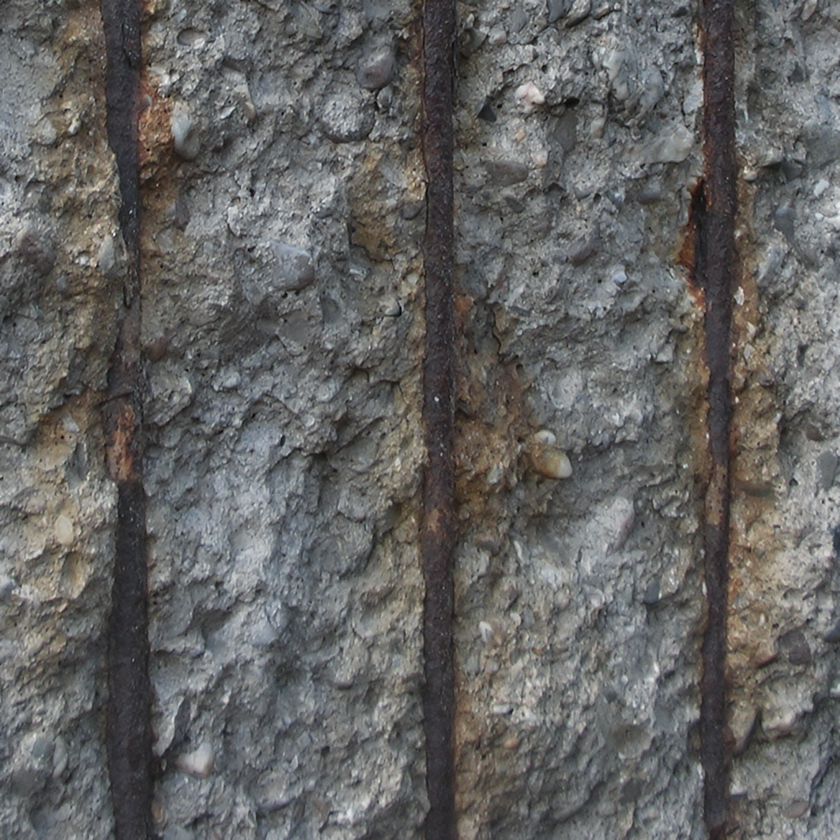
#> input picture dataset/images/009.png, 840 x 840 px, shrunk from 1024 x 1024 before the run; its folder holds only this picture in this run
$ python rust_hsv_glcm.py   (older library calls are emulated)
#> lines starting #> are read from the running program, lines starting #| are printed output that depends on the picture; after the words box and inside, x2 and y2 are one past the last pixel; in counts of white or black regions, pixels touching at a corner belong together
import os
import cv2
import numpy as np
from skimage.feature import graycomatrix, graycoprops
from skimage.filters import apply_hysteresis_threshold
from skimage import img_as_ubyte
import matplotlib.pyplot as plt
from pathlib import Path
from dataclasses import dataclass
from typing import Tuple, Dict, Optional, List


@dataclass
class RustConfig:
    clahe_clip_limit: float = 2.0
    clahe_tile_size: Tuple[int, int] = (8, 8)
    median_kernel_size: int = 5
    saturation_threshold: int = 25
    morph_kernel_size: int = 7
    tophat_kernel_size: int = 15
    hysteresis_high_k: float = 2.0
    hysteresis_low_k: float = 0.5
    min_rust_area: int = 50


class RustDetector:
    def __init__(self, cfg: RustConfig = RustConfig()):
        self.cfg = cfg
        self.clahe = cv2.createCLAHE(
            clipLimit=cfg.clahe_clip_limit,
            tileGridSize=cfg.clahe_tile_size
        )
        self.morph_kernel = cv2.getStructuringElement(
            cv2.MORPH_ELLIPSE,
            (cfg.morph_kernel_size, cfg.morph_kernel_size)
        )
        self.tophat_kernel = cv2.getStructuringElement(
            cv2.MORPH_ELLIPSE,
            (cfg.tophat_kernel_size, cfg.tophat_kernel_size)
        )

    def preprocess(self, image_bgr: np.ndarray) -> Tuple[np.ndarray, np.ndarray]:
        lab = cv2.cvtColor(image_bgr, cv2.COLOR_BGR2LAB)
        b = lab[:, :, 2]
        tophat = cv2.morphologyEx(b, cv2.MORPH_TOPHAT, self.tophat_kernel)
        b_enh = self.clahe.apply(tophat)
        b_enh = cv2.medianBlur(b_enh, self.cfg.median_kernel_size)
        gray = cv2.cvtColor(image_bgr, cv2.COLOR_BGR2GRAY)
        return b_enh, gray

    def segment_rust(self, image_bgr: np.ndarray, b_channel: np.ndarray) -> np.ndarray:
        mean_val = float(np.mean(b_channel))
        std_val = float(np.std(b_channel))
        high_t = mean_val + (self.cfg.hysteresis_high_k * std_val)
        low_t = mean_val + (self.cfg.hysteresis_low_k * std_val)

        mask_color = apply_hysteresis_threshold(b_channel, low_t, high_t)
        mask_color = (mask_color.astype(np.uint8) * 255)

        hsv = cv2.cvtColor(image_bgr, cv2.COLOR_BGR2HSV)
        s = hsv[:, :, 1]
        mask_sat = (s > self.cfg.saturation_threshold).astype(np.uint8) * 255

        combined = cv2.bitwise_and(mask_color, mask_sat)

        closed = cv2.morphologyEx(combined, cv2.MORPH_CLOSE, self.morph_kernel, iterations=3)
        opened = cv2.morphologyEx(closed, cv2.MORPH_OPEN, self.morph_kernel, iterations=1)

        num_labels, labels, stats, _ = cv2.connectedComponentsWithStats(opened, connectivity=8)
        filtered = np.zeros_like(opened)

        for label_id in range(1, num_labels):
            area = stats[label_id, cv2.CC_STAT_AREA]
            if area >= self.cfg.min_rust_area:
                filtered[labels == label_id] = 255

        return filtered

    def compute_texture_features(self, gray: np.ndarray, mask: np.ndarray) -> Dict[str, float]:
        if np.sum(mask > 0) == 0:
            return {
                "contrast": 0.0,
                "dissimilarity": 0.0,
                "homogeneity": 1.0,
                "energy": 0.0,
                "correlation": 0.0
            }

        masked = cv2.bitwise_and(gray, mask)
        masked_u8 = img_as_ubyte(masked)

        distances = [1]
        angles = [0, np.pi / 4, np.pi / 2, 3 * np.pi / 4]

        glcm = graycomatrix(
            masked_u8,
            distances=distances,
            angles=angles,
            levels=256,
            symmetric=True,
            normed=True
        )

        return {
            "contrast": float(np.mean(graycoprops(glcm, "contrast"))),
            "dissimilarity": float(np.mean(graycoprops(glcm, "dissimilarity"))),
            "homogeneity": float(np.mean(graycoprops(glcm, "homogeneity"))),
            "energy": float(np.mean(graycoprops(glcm, "energy"))),
            "correlation": float(np.mean(graycoprops(glcm, "correlation"))),
        }

    def compute_degradation_score(self, texture: Dict[str, float], rust_ratio: float) -> float:
        contrast_norm = min(texture["contrast"] / 1000.0, 1.0)
        rust_norm = min(rust_ratio / 100.0, 1.0)
        hom_inv = max(0.0, 1.0 - float(texture["homogeneity"]))

        score = (0.40 * contrast_norm) + (0.40 * rust_norm) + (0.20 * hom_inv)
        return float(np.clip(score * 100.0, 0.0, 100.0))

    def evaluate(self, pred_mask: np.ndarray, gt_mask: np.ndarray) -> Dict[str, float]:
        pred = (pred_mask > 127).astype(np.uint8)
        gt = (gt_mask > 127).astype(np.uint8)

        inter = int(np.logical_and(pred, gt).sum())
        union = int(np.logical_or(pred, gt).sum())
        iou = (inter / union) if union > 0 else 0.0

        denom_dice = int(pred.sum() + gt.sum())
        dice = (2.0 * inter / denom_dice) if denom_dice > 0 else 0.0

        fp = int(np.logical_and(pred, 1 - gt).sum())
        fn = int(np.logical_and(1 - pred, gt).sum())

        precision = (inter / (inter + fp)) if (inter + fp) > 0 else 0.0
        recall = (inter / (inter + fn)) if (inter + fn) > 0 else 0.0

        return {
            "iou": float(iou),
            "dice": float(dice),
            "precision": float(precision),
            "recall": float(recall)
        }

    def process_image(self, image_path: str, gt_mask_path: Optional[str] = None) -> Dict:
        print("Pipeline: load -> preprocess(LAB+TopHat+CLAHE) -> segment(hysteresis+HSV-S) -> filter(morph+CC) -> texture(GLCM) -> score -> eval(optional)")

        image = cv2.imread(image_path)
        if image is None:
            raise ValueError(f"Could not load image: {image_path}")

        b_enh, gray = self.preprocess(image)
        pred = self.segment_rust(image, b_enh)

        rust_ratio = (float(np.sum(pred > 0)) / float(pred.size)) * 100.0
        texture = self.compute_texture_features(gray, pred)
        score = self.compute_degradation_score(texture, rust_ratio)

        gt = None
        eval_m = None
        if gt_mask_path and os.path.exists(gt_mask_path):
            gt = cv2.imread(gt_mask_path, cv2.IMREAD_GRAYSCALE)
            if gt is not None:
                eval_m = self.evaluate(pred, gt)

        return {
            "image": image,
            "b_channel": b_enh,
            "grayscale": gray,
            "rust_mask": pred,
            "texture_features": texture,
            "degradation_score": score,
            "rust_ratio": rust_ratio,
            "evaluation_metrics": eval_m,
            "gt_mask": gt
        }

    def visualize(self, results: Dict, save_path: Optional[str] = None):
        img = results["image"]
        b = results["b_channel"]
        pred = results["rust_mask"]
        gt = results.get("gt_mask")
        score = results["degradation_score"]
        ratio = results["rust_ratio"]
        ev = results.get("evaluation_metrics")

        contours, _ = cv2.findContours(pred, cv2.RETR_EXTERNAL, cv2.CHAIN_APPROX_SIMPLE)
        view = img.copy()
        cv2.drawContours(view, contours, -1, (0, 0, 255), 2)

        lines = [f"Score: {score:.2f}", f"Rust ratio: {ratio:.2f}%"]
        if ev:
            lines += [
                f"IoU: {ev['iou']:.3f}",
                f"Dice: {ev['dice']:.3f}",
                f"Prec: {ev['precision']:.3f}",
                f"Rec: {ev['recall']:.3f}"
            ]

        y = 30
        for t in lines:
            cv2.putText(view, t, (10, y), cv2.FONT_HERSHEY_SIMPLEX, 0.7, (0, 255, 255), 2)
            y += 25

        view_rgb = cv2.cvtColor(view, cv2.COLOR_BGR2RGB)

        fig, axes = plt.subplots(2, 2, figsize=(14, 14))
        axes[0, 0].imshow(view_rgb)
        axes[0, 0].set_title("Overlay (contours + metrics)")
        axes[0, 0].axis("off")

        im1 = axes[0, 1].imshow(b, cmap="hot")
        axes[0, 1].set_title("Enhanced LAB-b (TopHat + CLAHE)")
        axes[0, 1].axis("off")
        plt.colorbar(im1, ax=axes[0, 1])

        axes[1, 0].imshow(pred, cmap="gray")
        axes[1, 0].set_title("Predicted mask")
        axes[1, 0].axis("off")

        if gt is not None:
            axes[1, 1].imshow(gt, cmap="gray")
            axes[1, 1].set_title("Ground truth")
            axes[1, 1].axis("off")
        else:
            axes[1, 1].axis("off")
            txt = "GLCM features\n\n" + "\n".join([f"{k}: {v:.4f}" for k, v in results["texture_features"].items()])
            axes[1, 1].text(0.05, 0.5, txt, fontsize=11, family="monospace", va="center")

        plt.tight_layout()
        if save_path:
            plt.savefig(save_path, dpi=150, bbox_inches="tight")
            print(f"Saved: {save_path}")
        plt.show()


def process_dataset(images_dir: str, masks_dir: Optional[str] = None, output_dir: Optional[str] = None):
    detector = RustDetector()

    img_paths = sorted(list(Path(images_dir).glob("*.png")))
    if not img_paths:
        raise RuntimeError(f"No .png images found in: {images_dir}")

    if output_dir:
        os.makedirs(output_dir, exist_ok=True)

    metrics_list: List[Dict[str, float]] = []

    print("Dataset run: iterate images -> pair mask -> run pipeline -> collect metrics -> summarize")

    for p in img_paths:
        gt_path = None
        if masks_dir:
            m1 = Path(masks_dir) / p.name
            m2 = Path(masks_dir) / f"{p.stem}_mask.png"
            if m1.exists():
                gt_path = str(m1)
            elif m2.exists():
                gt_path = str(m2)

        try:
            res = detector.process_image(str(p), gt_path)
#> in process_image, image is the input picture: shape (840, 840, 3); mean B, G, R 98.1, 99.2, 99.6
#> in preprocess, `b_enh = cv2.medianBlur(b_enh, self.cfg.median_kernel_size)`:
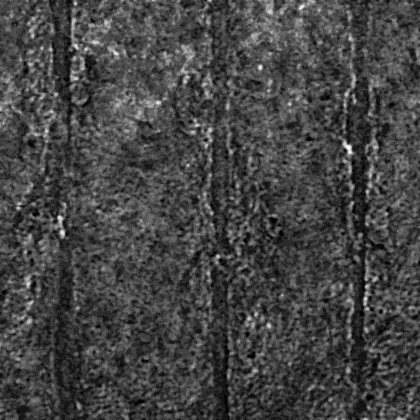
#> b_enh: shape (840, 840) (shown at 1/2 size); min 3, max 38, mean 12.5; drawn with min black and max white
#> in segment_rust, `mean_val = float(np.mean(b_channel))`: mean_val = 12.45
#> in segment_rust, `std_val = float(np.std(b_channel))`: std_val = 4.1
#> in segment_rust, `high_t = mean_val + (self.cfg.hysteresis_high_k * std_val)`: high_t = 20.66
#> in segment_rust, `low_t = mean_val + (self.cfg.hysteresis_low_k * std_val)`: low_t = 14.51
#> in segment_rust, `mask_color = apply_hysteresis_threshold(b_channel, low_t, high_t)`:
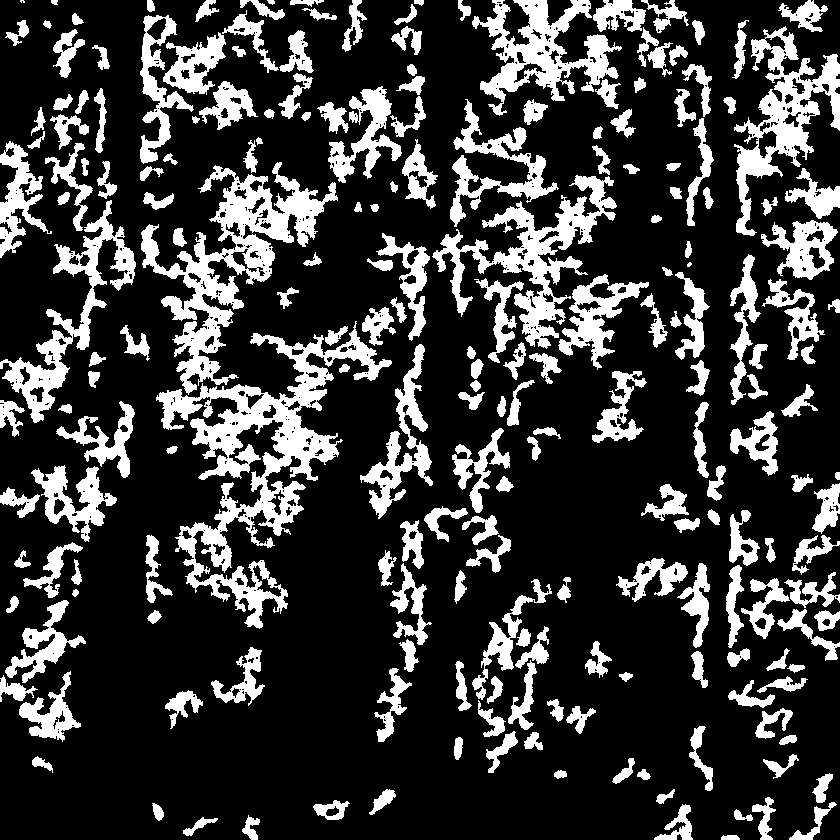
#> mask_color: shape (840, 840) bool; 22.6% white; 215 white regions (2 under 20 px), largest, box (x1, y1, x2, y2) and area: (156, 321, 392, 629) 16849, (141, 162, 338, 395) 11882, (432, 175, 617, 349) 8060
#> in segment_rust, `num_labels, labels, stats, _ = cv2.connectedComponentsWithStats(opened..`:
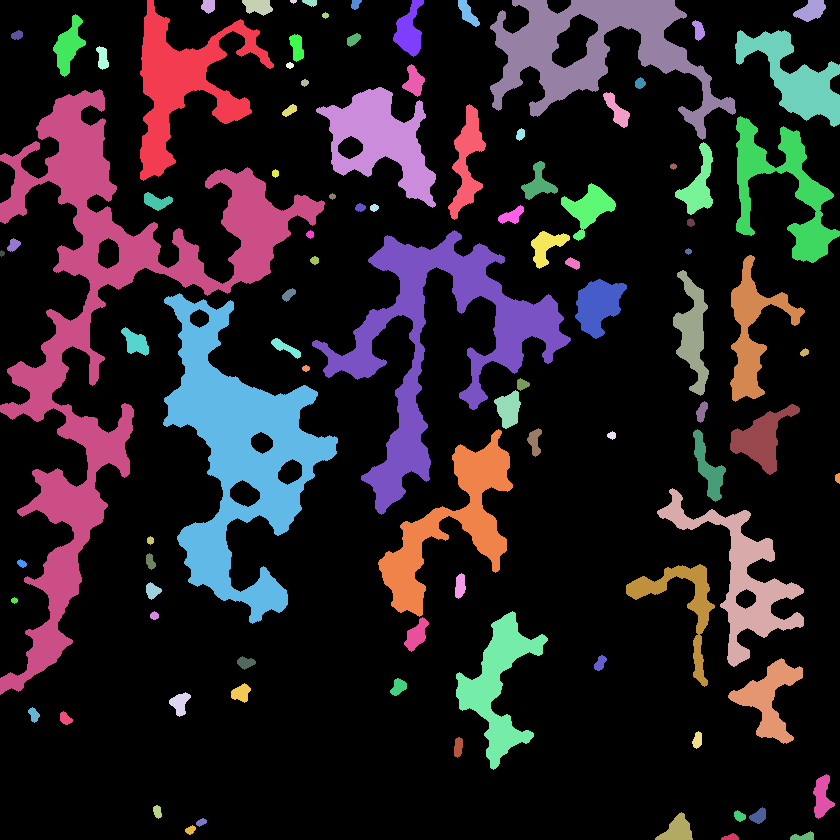
#> labels: shape (840, 840) int32; 97 distinct labels, from 0 to 96; one colour per label, 0 black
#> in segment_rust, `num_labels, labels, stats, _ = cv2.connectedComponentsWithStats(opened..`: num_labels = 97; stats = 97 rows, first 6: [0, 0, 840, 840, 540952], [140, 0, 134, 181, 8226], [201, 0, 14, 14, 154], [242, 0, 31, 16, 353], [290, 0, 7, 4, 20], [302, 0, 15, 7, 75]
#> the loop in segment_rust, `for label_id in range(1, num_labels):` made 96 passes
#> area on passes 1 to 8: 8226, 154, 353, 20, 75, 77, 942, 286
#> in process_image, `rust_ratio = (float(np.sum(pred > 0)) / float(pred.size)) * 100.0`: rust_ratio = 23.27
#> in compute_texture_features, `masked = cv2.bitwise_and(gray, mask)`:
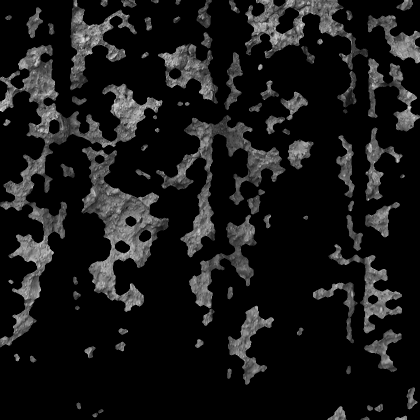
#> masked: shape (840, 840) (shown at 1/2 size); min 0, max 252, mean 24.2
#> in process_image, `texture = self.compute_texture_features(gray, pred)`: texture = {'contrast': 277.8, 'dissimilarity': 4.62, 'homogeneity': 0.779, 'energy': 0.757, 'correlation': 0.936}
#> in compute_degradation_score, `contrast_norm = min(texture["contrast"] / 1000.0, 1.0)`: contrast_norm = 0.278
#> in compute_degradation_score, `rust_norm = min(rust_ratio / 100.0, 1.0)`: rust_norm = 0.233
#> in compute_degradation_score, `hom_inv = max(0.0, 1.0 - float(texture["homogeneity"]))`: hom_inv = 0.221
#> in compute_degradation_score, `score = (0.40 * contrast_norm) + (0.40 * rust_norm) + (0.20 * hom_inv)`: score = 0.248
#> in process_image, `score = self.compute_degradation_score(texture, rust_ratio)`: score = 24.83
#> in evaluate, `gt = (gt_mask > 127).astype(np.uint8)`:
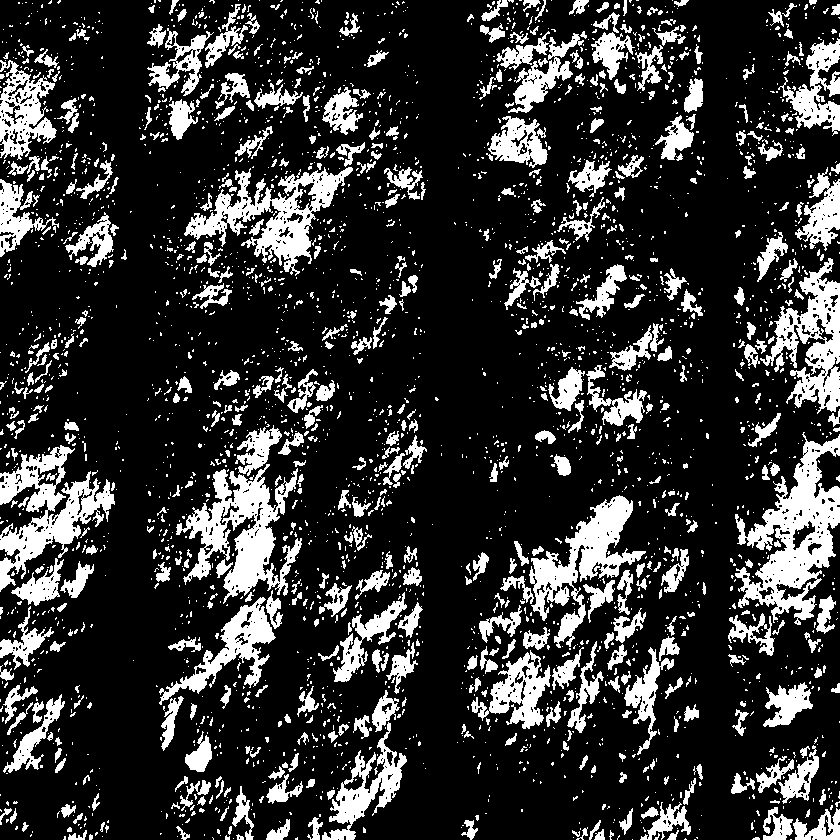
#> gt: shape (840, 840); values 0 (black) and 1 (white), 20.3% white; 3236 white regions (2663 under 20 px)
#> in evaluate, `inter = int(np.logical_and(pred, gt).sum())`: inter = 39264
#> in evaluate, `union = int(np.logical_or(pred, gt).sum())`: union = 268258
#> in evaluate, `iou = (inter / union) if union > 0 else 0.0`: iou = 0.146
#> in evaluate, `denom_dice = int(pred.sum() + gt.sum())`: denom_dice = 307522
#> in evaluate, `dice = (2.0 * inter / denom_dice) if denom_dice > 0 else 0.0`: dice = 0.255
#> in evaluate, `fp = int(np.logical_and(pred, 1 - gt).sum())`: fp = 124911
#> in evaluate, `fn = int(np.logical_and(1 - pred, gt).sum())`: fn = 104083
#> in evaluate, `precision = (inter / (inter + fp)) if (inter + fp) > 0 else 0.0`: precision = 0.239
#> in evaluate, `recall = (inter / (inter + fn)) if (inter + fn) > 0 else 0.0`: recall = 0.274
#> in process_image, `eval_m = self.evaluate(pred, gt)`: eval_m = {'iou': 0.146, 'dice': 0.255, 'precision': 0.239, 'recall': 0.274}
#> res = 9 items
            print(f"\n{p.name}")
            print(f"  Rust ratio: {res['rust_ratio']:.2f}%")
#|   Rust ratio: 23.27%
            print(f"  Degradation score: {res['degradation_score']:.2f}")
#|   Degradation score: 24.83

            if res["evaluation_metrics"]:
                ev = res["evaluation_metrics"]
#> ev has the same summary as eval_m in process_image
                print(f"  IoU: {ev['iou']:.3f} | Dice: {ev['dice']:.3f} | Prec: {ev['precision']:.3f} | Rec: {ev['recall']:.3f}")
#|   IoU: 0.146 | Dice: 0.255 | Prec: 0.239 | Rec: 0.274
                metrics_list.append(ev)

            if output_dir:
                out_path = str(Path(output_dir) / f"{p.stem}_result.png")
                detector.visualize(res, out_path)
#> in visualize, `score = results["degradation_score"]`: score = 24.83
#> in visualize, `ratio = results["rust_ratio"]`: ratio = 23.27
#> in visualize, `ev = results.get("evaluation_metrics")`: ev has the same summary as eval_m in process_image
#> in visualize, `contours, _ = cv2.findContours(pred, cv2.RETR_EXTERNAL, cv2.CHAIN_APPR..`: contours = 83 contours; largest, box (x1, y1, x2, y2) and area: (0, 89, 325, 695) 33944, (163, 293, 338, 624) 22770, (312, 230, 571, 515) 16773, (490, 0, 736, 140) 13342, (140, 0, 274, 181) 7843
#> in visualize, `lines = [f"Score: {score:.2f}", f"Rust ratio: {ratio:.2f}%"]`: lines = ['Score: 24.83', 'Rust ratio: 23.27%']
#> in visualize, `lines += [ f"IoU: {ev['iou']:.3f}", f"Dice: {ev['dice']:.3f}", f"Prec:..`: lines = ['Score: 24.83', 'Rust ratio: 23.27%', 'IoU: 0.146', 'Dice: 0.255', 'Prec: 0.239', 'Rec: 0.274']
#> the loop in visualize, `for t in lines:` made 6 passes
#> (t, y) on passes 1 to 6: ('Score: 24.83', 55), ('Rust ratio: 23.27%', 80), ('IoU: 0.146', 105), ('Dice: 0.255', 130), ('Prec: 0.239', 155), ('Rec: 0.274', 180)
#> after the loop in visualize, `for t in lines:`:
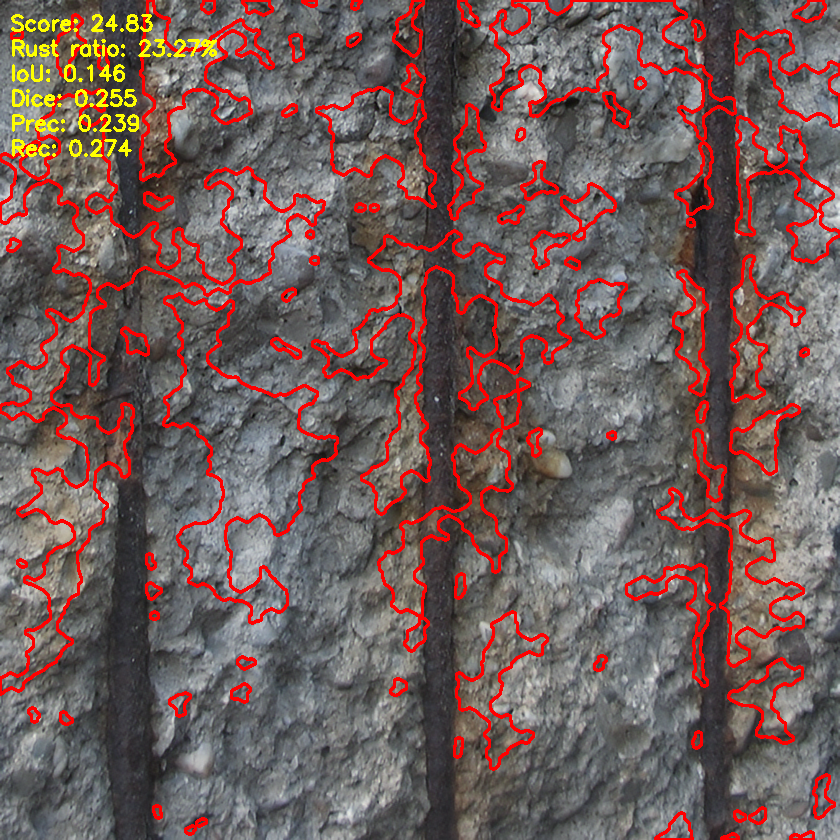
#> view: shape (840, 840, 3); mean B, G, R 89, 91.8, 114.6
#> after the loop in visualize, `for t in lines:`: y = 180
#> in visualize, `plt.savefig(save_path, dpi=150, bbox_inches="tight")`:
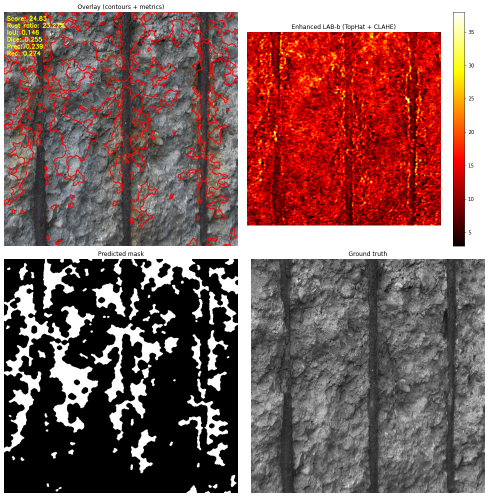
#> figure drawn by matplotlib, 5 panels

        except Exception as e:
            print(f"[ERROR] {p.name}: {e}")

    if metrics_list:
        avg_iou = float(np.mean([m["iou"] for m in metrics_list]))
#> avg_iou = 0.146
        avg_dice = float(np.mean([m["dice"] for m in metrics_list]))
#> avg_dice = 0.255
        avg_prec = float(np.mean([m["precision"] for m in metrics_list]))
#> avg_prec = 0.239
        avg_rec = float(np.mean([m["recall"] for m in metrics_list]))
#> avg_rec = 0.274

        print("\nSUMMARY")
        print(f"Average IoU: {avg_iou:.3f}")
#| Average IoU: 0.146
        print(f"Average Dice: {avg_dice:.3f}")
#| Average Dice: 0.255
        print(f"Average Precision: {avg_prec:.3f}")
#| Average Precision: 0.239
        print(f"Average Recall: {avg_rec:.3f}")
#| Average Recall: 0.274


if __name__ == "__main__":
    images_dir = r"data/images"
    masks_dir = r"data/masks"
    output_dir = r"results"
    process_dataset(images_dir, masks_dir, output_dir)
